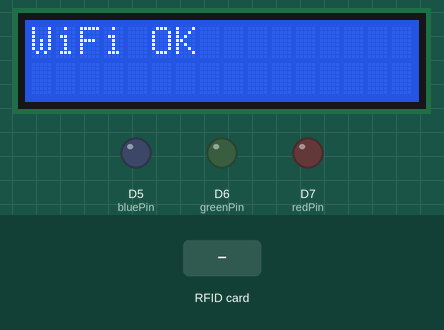
A sketch run on a simulated Arduino Uno R4 WiFi. Shown: 16×2 character LCD, output pins drawn as LEDs (lit = HIGH). The test bench sets the inputs (shaded band). WiFi joins after 1.5 s; servers stay silent unless stated; uploads are accepted with an empty reply; what the sketch prints to the serial monitor is not drawn.

Above: at 2.2 s.
At 4.3 s:
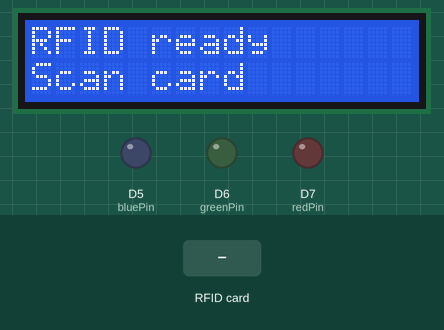
4.4 s: RFID card 5E 7A 19 C4 held to the reader
At 4.52 s:
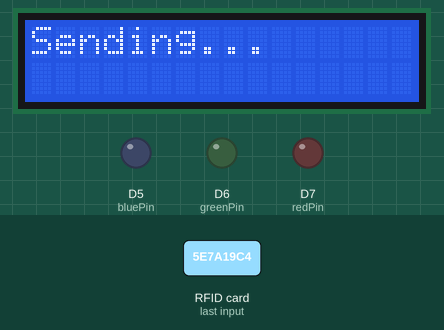
At 6.9 s:
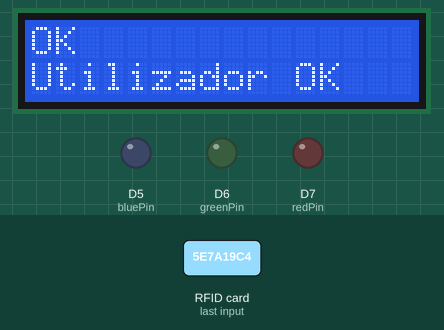
Timing chart, 0 to 8.4 s (numbered marks = the images above; inputs shaded):
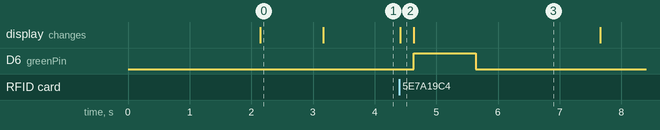

The sketch:

TestRFID.ino
```cpp
#include <SPI.h>
#include <MFRC522.h>
#include <WiFiS3.h>
#include <ArduinoHttpClient.h>
#include <Wire.h>
#include <LiquidCrystal_I2C.h>

#define RST_PIN 9
#define SS_PIN  10

LiquidCrystal_I2C lcd(0x27, 16, 2);
MFRC522 mfrc522(SS_PIN, RST_PIN);

const int redPin = 7;
const int greenPin = 6;
const int bluePin = 5;

const char* WIFI_SSID = "Mk";
const char* WIFI_PASS = "Satsumaaaa";

const char* SERVER_IP = "10.32.214.14";
const int SERVER_PORT = 80;
const char* SERVER_PATH = "/PAP/api/push.php";

const String API_KEY = "pds_arduino_2026";

WiFiClient wifi;
HttpClient client(wifi, SERVER_IP, SERVER_PORT);

String DEVICE_ID;
String lastUid = "";
unsigned long lastUidSentMs = 0;
const unsigned long UID_COOLDOWN_MS = 10000;

unsigned long lastWifiCheckMs = 0;
const unsigned long WIFI_CHECK_INTERVAL_MS = 5000;

bool connectWiFi(unsigned long timeoutMs = 15000) {
  lcd.clear();
  lcd.print("WiFi...");

  WiFi.begin(WIFI_SSID, WIFI_PASS);

  unsigned long t0 = millis();
  while (WiFi.status() != WL_CONNECTED && (millis() - t0) < timeoutMs) {
    delay(300);
    Serial.print(".");
  }

  if (WiFi.status() == WL_CONNECTED) {
    delay(500);
    Serial.println("\nWiFi connected!");
    Serial.print("Arduino IP: ");
    Serial.println(WiFi.localIP());

    lcd.clear();
    lcd.print("WiFi OK");
    delay(1000);
    return true;
  }

  lcd.clear();
  lcd.print("WiFi ERROR");
  Serial.println("\nWiFi connect TIMEOUT");
  return false;
}

String getMacAsDeviceId() {
  byte mac[6];
  WiFi.macAddress(mac);
  char macStr[18];
  sprintf(macStr, "%02X:%02X:%02X:%02X:%02X:%02X",
          mac[0], mac[1], mac[2], mac[3], mac[4], mac[5]);
  return String(macStr);
}

String uidToHexString() {
  String s;
  s.reserve(mfrc522.uid.size * 2);

  for (byte i = 0; i < mfrc522.uid.size; i++) {
    if (mfrc522.uid.uidByte[i] < 0x10) s += "0";
    s += String(mfrc522.uid.uidByte[i], HEX);
  }

  s.toUpperCase();
  return s;
}

// Extract integer value from flat JSON: "key":N
int jsonGetInt(const String& json, const String& key) {
  String search = "\"" + key + "\":";
  int pos = json.indexOf(search);
  if (pos < 0) return -1;
  pos += search.length();
  String num = "";
  while (pos < (int)json.length() && json[pos] >= '0' && json[pos] <= '9') {
    num += json[pos++];
  }
  return num.length() > 0 ? num.toInt() : -1;
}

// Extract string value from flat JSON: "key":"value"
String jsonGetStr(const String& json, const String& key) {
  String search = "\"" + key + "\":\"";
  int pos = json.indexOf(search);
  if (pos < 0) return "";
  pos += search.length();
  int end = json.indexOf("\"", pos);
  if (end < 0) return "";
  return json.substring(pos, end);
}

void showResultOnLcd(int statusCode, String response) {
  lcd.clear();

  if (statusCode == 200) {
    int presenca = jsonGetInt(response, "presenca");
    String nome  = jsonGetStr(response, "nome");
    if (nome.length() > 16) nome = nome.substring(0, 16);

    lcd.setCursor(0, 0);
    if (presenca == 1) {
      lcd.print("Entrada!");
    } else if (presenca == 0) {
      lcd.print("Saida!");
    } else {
      lcd.print("OK");
    }

    lcd.setCursor(0, 1);
    if (nome.length() > 0) {
      lcd.print(nome);
    } else {
      lcd.print("Utilizador OK");
    }
  }
  else if (statusCode == 403) {
    lcd.setCursor(0, 0);
    lcd.print("CARD BLOCKED");
  }
  else if (statusCode == 404) {
    lcd.setCursor(0, 0);
    lcd.print("CARD NOT FOUND");
  }
  else if (statusCode < 0) {
    lcd.setCursor(0, 0);
    lcd.print("SERVER ERROR");
  }
  else {
    lcd.setCursor(0, 0);
    lcd.print("HTTP ERROR:");
    lcd.setCursor(0, 1);
    lcd.print(statusCode);
  }
}

bool postUid(const String& uidHex) {
  if (WiFi.status() != WL_CONNECTED) {
    connectWiFi();
    return false;
  }

  String body =
    "key=" + API_KEY +
    "&device_id=" + DEVICE_ID +
    "&uid=" + uidHex;

  Serial.println("Sending UID to PHP...");
  client.post(SERVER_PATH, "application/x-www-form-urlencoded", body);

  int statusCode = client.responseStatusCode();
  String response = client.responseBody();

  Serial.print("HTTP status: ");
  Serial.println(statusCode);
  Serial.print("Response: ");
  Serial.println(response);

  showResultOnLcd(statusCode, response);
  handleLedByStatus(statusCode);

  client.stop();

  return (statusCode >= 200 && statusCode < 300);
}

void setup() {
  Serial.begin(115200);

  lcd.init();
  lcd.backlight();
  lcd.clear();
  lcd.print("Starting...");

  SPI.begin();
  mfrc522.PCD_Init();

  connectWiFi();
  DEVICE_ID = getMacAsDeviceId();

  lcd.clear();
  lcd.setCursor(0, 0);
  lcd.print("RFID ready");
  lcd.setCursor(0, 1);
  lcd.print("Scan card");

  pinMode(redPin, OUTPUT);
  pinMode(greenPin, OUTPUT);
  pinMode(bluePin, OUTPUT);

  Serial.println("RFID ready. Поднесите карту...");
}

void setColor(int r, int g, int b) {
  analogWrite(redPin, r);
  analogWrite(greenPin, g);
  analogWrite(bluePin, b);
}

void handleLedByStatus(int statusCode) {
  if (statusCode == 200) {
    setColor(0, 255, 0);
    delay(1000);
    setColor(0, 0, 0);
  }
  else if (statusCode == 403) {
    for (int i = 0; i < 2; i++) {
      setColor(255, 0, 0);
      delay(300);
      setColor(0, 0, 0);
      delay(300);
    }
  }
  else if (statusCode == 404) {
    setColor(255, 0, 0);
    delay(300);
    setColor(0, 0, 0);
  }
  else if (statusCode == 500 || statusCode < 0) {
    setColor(0, 0, 255);
    delay(1000);
    setColor(0, 0, 0);
  }
}

void loop() {
  unsigned long nowCheck = millis();
  if (nowCheck - lastWifiCheckMs >= WIFI_CHECK_INTERVAL_MS) {
    lastWifiCheckMs = nowCheck;
    if (WiFi.status() != WL_CONNECTED) {
      Serial.println("WiFi caiu - a reconectar...");
      connectWiFi();
      lcd.clear();
      lcd.setCursor(0, 0);
      lcd.print("RFID ready");
      lcd.setCursor(0, 1);
      lcd.print("Scan card");
    }
  }

  if (!mfrc522.PICC_IsNewCardPresent()) return;
  if (!mfrc522.PICC_ReadCardSerial()) return;

  String uidHex = uidToHexString();

  Serial.print("UID: ");
  Serial.println(uidHex);

  unsigned long now = millis();
  if (uidHex == lastUid && (now - lastUidSentMs) < UID_COOLDOWN_MS) {
    Serial.println("Same UID recently sent - pass.");
    mfrc522.PICC_HaltA();
    mfrc522.PCD_StopCrypto1();
    return;
  }

  lcd.clear();
  lcd.print("Sending...");

  if (postUid(uidHex)) {
    lastUid = uidHex;
    lastUidSentMs = now;
  }

  delay(2000);
  lcd.clear();
  lcd.print("RFID ready");
  lcd.setCursor(0, 1);
  lcd.print("Scan card");

  mfrc522.PICC_HaltA();
  mfrc522.PCD_StopCrypto1();
}
```

Measured:
- after the input at 4.4 s, D6 (greenPin): LOW → HIGH after 0.24 s, → LOW 1.0 s later; the display: changes at once (image 2)
- what the display in image 0 shows lasts 1.1 s, from 2.1 s to 3.2 s
